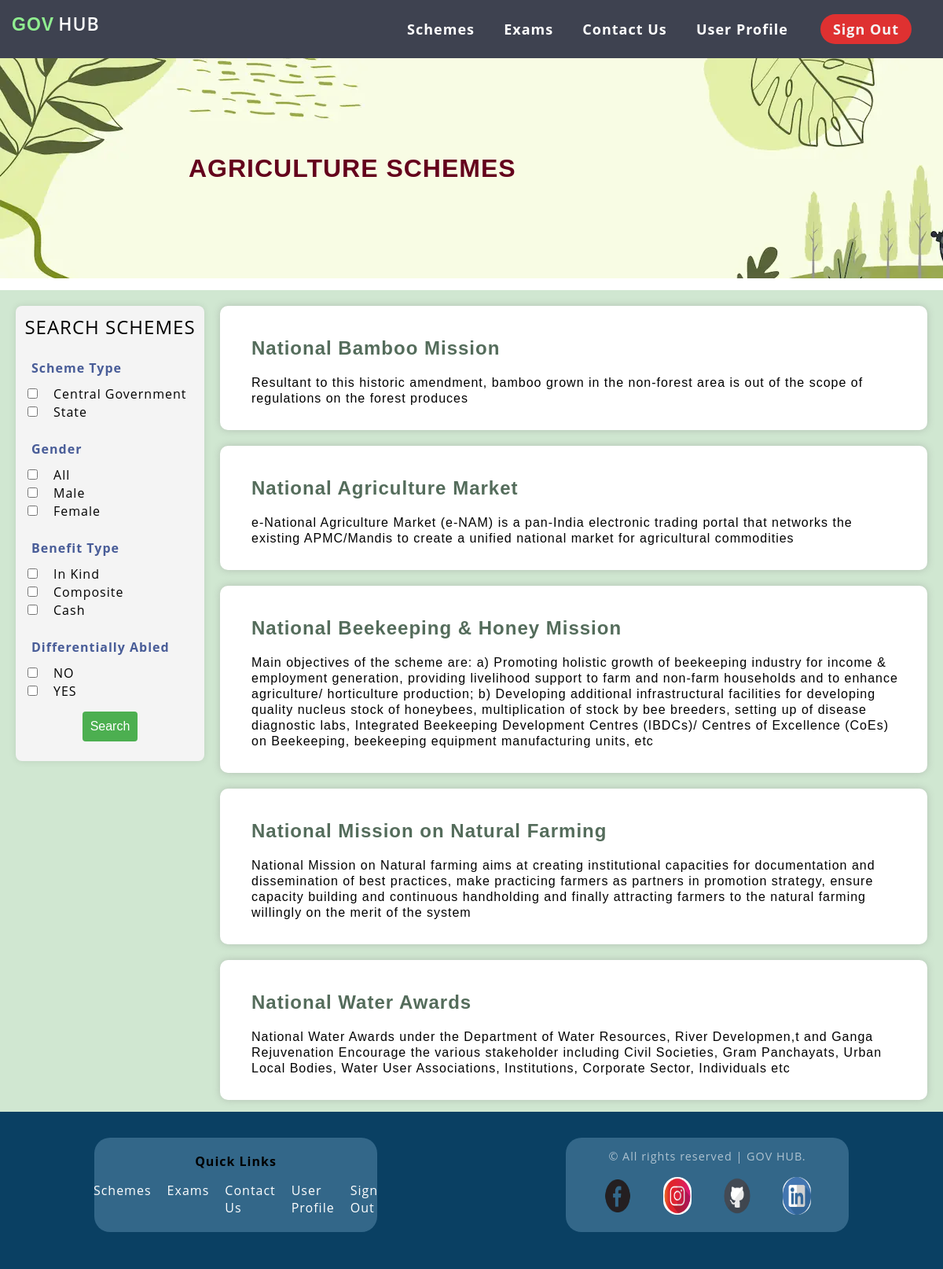
Page /slist.php?type=agriculture&ve=1 on the committed database.
### tables this page shows
CREATE TABLE `agriculture` (
  `sr_no` int(11) NOT NULL,
  `name` text DEFAULT NULL,
  `details` text DEFAULT NULL,
  `benefits` text DEFAULT NULL,
  `application_process` text DEFAULT NULL,
  `documents_required` text DEFAULT NULL,
  `eligibility` text DEFAULT NULL,
  `gender` varchar(255) DEFAULT NULL,
  `gender_all` varchar(255) DEFAULT NULL,
  `caste` varchar(255) DEFAULT NULL,
  `caste_all` varchar(255) DEFAULT NULL,
  `differentially_abled` varchar(255) DEFAULT NULL,
  `benefit_type` text DEFAULT NULL,
  `national` varchar(3) DEFAULT 'YES'
);

### slist.php (the view, shortened to what this page needs)
<?php
$db_hostname = "127.0.0.1";
$db_username = "root";
$db_password = "";
$type = $_GET['type'];
$id=$_GET['ve'];
$db_name = "schemes";
$conn = mysqli_connect($db_hostname, $db_username, $db_password, $db_name);
$sql = "SELECT name,sr_no, details FROM $type" ;
$result = mysqli_query($conn, $sql);
?>
<!DOCTYPE html>
<html lang="en">
<head>
    <link rel="stylesheet" href="m.css">
</head>
<body>
    <header>
        <nav>
        <?php echo '<a href="Untitled.php?ve='.$id.'">'?>
                <div>
                    <span>GOV</span>HUB
                </div>
            </a>
            <ul>
            <?php echo '<li class="und"><a href="schemes.php?ve='.$id.'">Schemes</a></li>'?>
            <?php echo '<li class="und"><a href="exams.php?ve='.$id.'">Exams</a></li>'?>
                <?php echo '<li class="und"><a href="contactus.php?ve='.$id.'">Contact Us</a></li>'?>
                <?php echo '<li class="und"><a href="myprofile.php?ve='.$id.'">User Profile</a></li>'?>
                <li class="real"><a href="Untitled.html">Sign Out</a></li>
            </ul>
        </nav>
    </header>
    <main>
    <div id="resultimg" style="background-image: url('images/<?php echo $type; ?>.webp')">
    <h1><?php echo strtoupper($type); ?> SCHEMES</h1>
</div>
        <div class="material">
            <div class="filter"><div class="risk">SEARCH SCHEMES</div>
                <form action="reswin.php?ve=<?php echo $id;?>&type=<?php echo $type;?>" method="post">
                <div>
        <label for="CentralGovernment">Scheme Type</label><br>
        <input name="CentralGovernment" type="checkbox" value="YES">Central Government<br>
        <input name="CentralGovernment" type="checkbox" value="NO">State<br>
    </div>
    <div>
        <label for="GenderAll">Gender</label><br>
        <input name="GenderAll" type="checkbox" value="YES">All<br>
        <input name="Gender" type="checkbox" value="Male">Male<br>
        <input name="Gender" type="checkbox" value="Female">Female<br>
    </div>
    <div>
        <label for="BenefitType">Benefit Type</label><br>
        <input name="BenefitType" type="checkbox" value="In Kind">In Kind<br>
        <input name="BenefitType" type="checkbox" value="Composite">Composite<br>
        <input name="BenefitType" type="checkbox" value="Cash">Cash<br>
    </div>
    <div>
        <label for="DiffAbled">Differentially Abled</label><br>
        <input name="DiffAbled" type="checkbox" value="NO">NO<br>
        <input name="DiffAbled" type="checkbox" value="YES">YES<br>
    </div>
    <div class="submit">
        <button type="submit">Search</button>
    </div>
                </form>
            </div>
            <div class="list">
                <ul><?php
            while ($row = $result->fetch_assoc()) {
                $k = strtok($row['details'], '.');
                echo '<li><a href="sos.php?value=' . $row['sr_no'].'&db=schemes&type='.$type.'&ve=' . $id . '"><div><h1 id="hee">' . $row['name'] . '</h1><p id="haa">' . $k . '</p></div></a></li>';
            }
            ?>
                </ul>
            </div>
        </div>
    </main>
    <footer id="footer">
        <div class="quick">
            <h4>Quick Links</h4>
            <ul>
                <?php echo '<li ><a href="schemes.php?ve='.$id.'">Schemes</a></li>'?>
                <?php echo '<li ><a href="exams.php?ve='.$id.'">Exams</a></li>'?>
                <?php echo '<li ><a href="contactus.php?ve='.$id.'">Contact Us</a></li>'?>
                <?php echo '<li ><a href="myprofile.php?ve='.$id.'">User Profile</a></li>'?>
                <li ><a href="Untitled.html">Sign Out</a></li>
            </ul>
        </div>
        <div class="copyright">
            <p>© All rights reserved | GOV HUB.</p>
            <ul class="contact">
                <li>
                    <a href="https://www.facebook.com/TanmayNawlakhe/"> <img src="images/facebook.webp"></a>
                </li>
                <li>
                    <a href="https://www.instagram.com/tanawlakhe/"> <img src="images/instagram.jpg"></a>
                </li>
                <li>
                    <a href="https://github.com/TanmayNawlakhe/"> <img src="images/github.webp"></a>
                </li>
                <li>
                    <a href="https://www.linkedin.com/in/tanmay-nawlakhe/"> <img src="images/linkedin.png"></a>
                </li>
            </ul>
        </div>
    </footer>
</body>
</html>

### m.css (style rules this page uses)
body { background-color: white; color: black; font-family: 'Open Sans', sans-serif; letter-spacing: 1px; }
* { margin: 0; padding: 0; box-sizing: border-box; }
h1, h2, h3 { font-family: 'Raleway', sans-serif; font-weight: 600; }
p { font-weight: 400; }
nav { display: flex; justify-content: space-between; align-items: center; text-align: center; background-color: #1c2131d8; width: 100vw; height: 74px; position: fixed; }
nav ul { list-style-type: none; }
nav ul li { position: relative; display: inline; padding-top: 20px; padding-bottom: 10px; color: white; }
.und::after { content: ''; position: absolute; width: 100%; height: 0.175rem; left: 0; bottom: 0; background: skyblue; transform: scale(0,1); transition: transform 0.2s ease-in-out; }
nav ul li a { text-decoration: none; font-size: large; font-weight: bolder; color: white; padding: 7px 16px; border-radius: 20px; }
nav a { text-decoration: none; font-size: larger; }
.real { padding-right: 20px; }
.real a { background-color: rgb(223, 49, 49); color: whitesmoke; margin: 20px; }
nav div { font-size: larger; font-weight: 500; color: white; font-weight: 600; }
nav div span { color: lightgreen; font-family: sans-serif; margin-left: 15px; margin-right: 5px; }
#resultimg { width: 100vw; height: 35vh; align-items: center; display: flex; }
#resultimg h1 { margin-left: 20vw; font-family: Tahoma, Geneva, Verdana, sans-serif; color: rgb(100, 0, 28); }
footer { display: flex; justify-content:space-around; align-items: center; flex-direction: row; width:100vw; height: 25vh; background-color: #0a4063; }
.quick { color: black; display: flex; justify-content: center; flex-direction: column; gap: 15px; align-items:center; width: 30vw; height: 15vh; background-color: #3d7092d0; border-radius: 20px; }
.quick ul { list-style-type: none; color: white; display: flex; justify-content:center; flex-direction: row; gap: 20px; }
.quick ul a { text-decoration: none; color: white; }
.copyright { padding: 3em 0em; text-align:center; width: 30vw; background-color: #3d7092d0; border-radius: 20px; height: 15vh; display:flex; justify-content: center; flex-direction: column; gap:15px; }
.copyright p { letter-spacing: 1px; font-size: 0.90em; color: rgba(255, 255, 255, 0.6); }
.contact { margin: 0; list-style: none; display: flex; justify-content: center; gap: 40px; }
.contact li { display: inline; padding: 0.10em 0; font-size: 1em }
.contact>li>a>img { width: 3vw; height: 6vh; border-radius: 35px; transition: transform .1s ease-in-out; }
.contact li a { color: #FFF; display: inline; text-align: center; }
.material { background-color: #45a04940; display: flex; flex-direction: row; width:100vw; height: fit-content; margin: 0; }
.filter { max-width: 20vw; height: fit-content; background-color: #f4f4f4; padding: 10px; margin: 20px; border-radius: 8px; display: flex; justify-content: center; flex-direction: column; box-shadow: 0 0 10px rgba(0, 0, 0, 0.1); }
form { display: flex; flex-wrap: wrap; justify-content: space-between; }
.inpu,div,.submit { width: 100%; margin-bottom: 15px; }
label { display: block; margin-bottom: 5px; font-weight: bold; color: #2f468ade; }
input { margin: 5px; }
input[type=checkbox] { margin-right: 20px; }
label { display: inline-block; margin: 10px; }
.submit button { background-color: #4caf50; color: #fff; padding: 10px; border: none; border-radius: 4px; cursor: pointer; font-size: 16px; }
.risk { font-size: x-large; text-align: center; }
.submit { text-align: center; }
.list { height: fit-content; width:80vw; }
.list ul { display: flex; flex-direction: column; flex-wrap: wrap; list-style-type: none; }
.list ul li a { text-decoration: none; }
main { padding-top: 74px; }
.list ul li a div { box-shadow: 0 0 10px rgba(128, 128, 128, 0.382); background-color: white; border-radius: 10px; width: auto; padding: 20px; margin: 20px 20px 0 0; height: fit-content; }
.list ul li a div h1 { color: rgba(23, 55, 33, 0.738); font-size: x-large; font-family: 'Trebuchet MS', 'Lucida Sans Unicode', 'Lucida Grande', 'Lucida Sans', Arial, sans-serif; padding: 20px; }
.list ul li a div p { color: black; display: flex; font-family: Arial, Helvetica, sans-serif; padding: 0 10px 10px 20px; line-height: 20px; justify-content: space-between; align-items: center; }

### rows in the picture
agriculture: $row['sr_no'] 1 (drawn), name "National Bamboo Mission", details "Resultant to this historic amendment, bamboo grown in the non-forest area is out of the scope of regulations on the forest produces"
agriculture: $row['sr_no'] 2 (drawn), name "National Agriculture Market", details "e-National Agriculture Market (e-NAM) is a pan-India electronic trading portal that networks the existing APMC/Mandis to create a unified national market for agricultural commodities"
agriculture: $row['sr_no'] 3 (drawn), name "National Beekeeping & Honey Mission", details "Main objectives of the scheme are: a) Promoting holistic growth of beekeeping industry for income & employment generation, providing livelihood support to farm and non-farm households and to enhance agriculture/ horticulture production; b) Developing additional infrastructural facilities for developing quality nucleus stock of honeybees, multiplication of stock by bee breeders, setting up of disease diagnostic labs, Integrated Beekeeping Development Centres (IBDCs)/ Centres of Excellence (CoEs) on Beekeeping, beekeeping equipment manufacturing units, etc"
agriculture: $row['sr_no'] 4 (drawn), name "National Mission on Natural Farming", details "National Mission on Natural farming aims at creating institutional capacities for documentation and dissemination of best practices, make practicing farmers as partners in promotion strategy, ensure capacity building and continuous handholding and finally attracting farmers to the natural farming willingly on the merit of the system"
agriculture: $row['sr_no'] 5 (drawn), name "National Water Awards", details "National Water Awards under the Department of Water Resources, River Developmen,t and Ganga Rejuvenation Encourage the various stakeholder including Civil Societies, Gram Panchayats, Urban Local Bodies, Water User Associations, Institutions, Corporate Sector, Individuals etc"

### other values in the picture
$type "AGRICULTURE"
